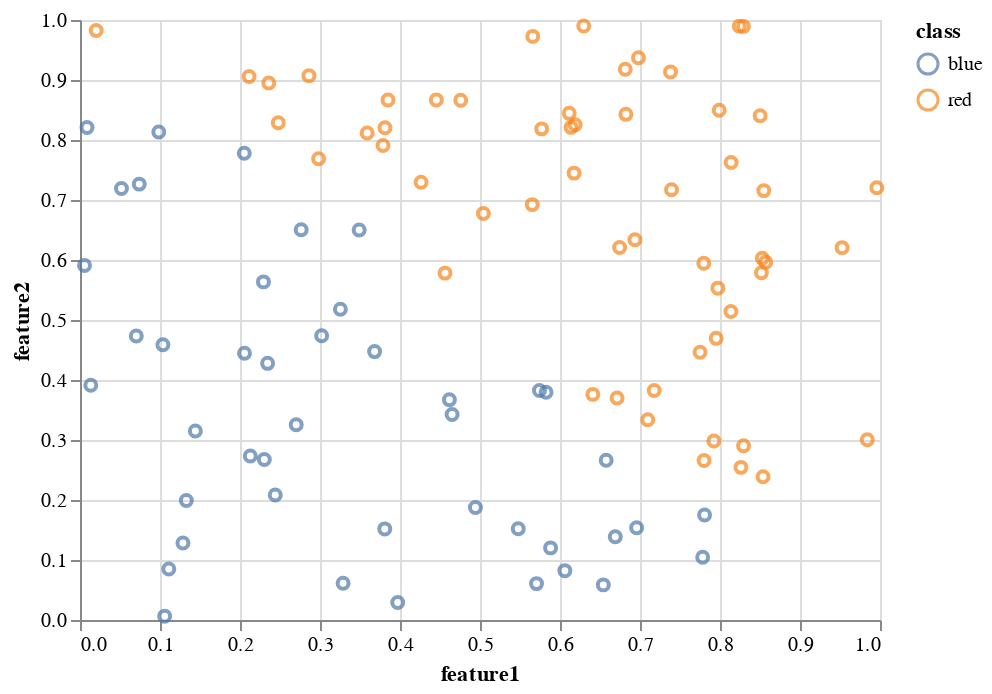

The cell this chart's notebook holds for it:
### Markdown cell above
A point graph allows us to see our problem clearly. We need to separate the Reds from the Blues.

### Code cell
chart = (alt.Chart(df_train)
    .mark_point()
    .encode(
        x = "feature1",
        y = "feature2",
        color = "class"
    ))
chart

### Figure 1 — Vega-Lite specification as saved in the notebook (floating-point values rounded to 4 significant figures)
{"config": {"view": {"continuousWidth": 400, "continuousHeight": 300}}, "data": {"name": "data-d0d5a1b468d05e5765d29b34353f0ed2"}, "mark": "point", "encoding": {"color": {"type": "nominal", "field": "class"}, "x": {"type": "quantitative", "field": "feature1"}, "y": {"type": "quantitative", "field": "feature2"}}, "$schema": "https://vega.github.io/schema/vega-lite/v4.8.1.json", "datasets": {"data-d0d5a1b468d05e5765d29b34353f0ed2": [{"class": "blue", "split": "train", "feature1": 0.3682, "feature2": 0.4474}, {"class": "blue", "split": "train", "feature1": 0.5743, "feature2": 0.3824}, {"class": "red", "split": "train", "feature1": 0.799, "feature2": 0.8496}, {"class": "blue", "split": "train", "feature1": 0.7783, "feature2": 0.1046}, {"class": "red", "split": "train", "feature1": 0.8242, "feature2": 0.9898}, {"class": "blue", "split": "train", "feature1": 0.6542, "feature2": 0.05853}, {"class": "red", "split": "train", "feature1": 0.4563, "feature2": 0.5782}, {"class": "red", "split": "train", "feature1": 0.996, "feature2": 0.7204}, {"class": "red", "split": "train", "feature1": 0.6745, "feature2": 0.6208}, {"class": "blue", "split": "train", "feature1": 0.111, "feature2": 0.08504}, {"class": "red", "split": "train", "feature1": 0.6713, "feature2": 0.3701}, {"class": "blue", "split": "train", "feature1": 0.2765, "feature2": 0.6505}, {"class": "blue", "split": "train", "feature1": 0.2053, "feature2": 0.7779}, {"class": "red", "split": "train", "feature1": 0.6816, "feature2": 0.9179}, {"class": "blue", "split": "train", "feature1": 0.2441, "feature2": 0.2083}, {"class": "blue", "split": "train", "feature1": 0.05184, "feature2": 0.7192}, {"class": "blue", "split": "train", "feature1": 0.349, "feature2": 0.65}, {"class": "red", "split": "train", "feature1": 0.8139, "feature2": 0.7626}, {"class": "red", "split": "train", "feature1": 0.359, "feature2": 0.8118}, {"class": "blue", "split": "train", "feature1": 0.2703, "feature2": 0.3255}, {"class": "red", "split": "train", "feature1": 0.641, "feature2": 0.376}, {"class": "blue", "split": "train", "feature1": 0.5882, "feature2": 0.1202}, {"class": "blue", "split": "train", "feature1": 0.1036, "feature2": 0.4586}, {"class": "red", "split": "train", "feature1": 0.6981, "feature2": 0.937}, {"class": "blue", "split": "train", "feature1": 0.5478, "feature2": 0.1521}, {"class": "red", "split": "train", "feature1": 0.6176, "feature2": 0.7448}, {"class": "red", "split": "train", "feature1": 0.02023, "feature2": 0.9825}, {"class": "blue", "split": "train", "feature1": 0.2293, "feature2": 0.5635}, {"class": "red", "split": "train", "feature1": 0.7381, "feature2": 0.9135}, {"class": "blue", "split": "train", "feature1": 0.7807, "feature2": 0.1751}, {"class": "blue", "split": "train", "feature1": 0.4618, "feature2": 0.3672}, {"class": "blue", "split": "train", "feature1": 0.2129, "feature2": 0.2732}, {"class": "red", "split": "train", "feature1": 0.5771, "feature2": 0.8186}, {"class": "red", "split": "train", "feature1": 0.6937, "feature2": 0.6336}, {"class": "blue", "split": "train", "feature1": 0.6958, "feature2": 0.1537}, {"class": "red", "split": "train", "feature1": 0.7394, "feature2": 0.7172}, {"class": "red", "split": "train", "feature1": 0.8571, "feature2": 0.5964}, {"class": "red", "split": "train", "feature1": 0.8528, "feature2": 0.6029}, {"class": "blue", "split": "train", "feature1": 0.4651, "feature2": 0.3425}, {"class": "red", "split": "train", "feature1": 0.5653, "feature2": 0.6923}, {"class": "blue", "split": "train", "feature1": 0.07409, "feature2": 0.7265}, {"class": "red", "split": "train", "feature1": 0.8538, "feature2": 0.2386}, {"class": "red", "split": "train", "feature1": 0.7177, "feature2": 0.3824}, {"class": "red", "split": "train", "feature1": 0.9526, "feature2": 0.6206}, {"class": "blue", "split": "train", "feature1": 0.07035, "feature2": 0.4732}, {"class": "blue", "split": "train", "feature1": 0.2056, "feature2": 0.4445}, {"class": "red", "split": "train", "feature1": 0.7751, "feature2": 0.4462}, {"class": "red", "split": "train", "feature1": 0.8518, "feature2": 0.5788}, {"class": "red", "split": "train", "feature1": 0.8293, "feature2": 0.9894}, {"class": "red", "split": "train", "feature1": 0.3788, "feature2": 0.791}, {"class": "red", "split": "train", "feature1": 0.8136, "feature2": 0.5141}, {"class": "red", "split": "train", "feature1": 0.7801, "feature2": 0.2658}, {"class": "red", "split": "train", "feature1": 0.5042, "feature2": 0.6776}, {"class": "red", "split": "train", "feature1": 0.4454, "feature2": 0.8668}, {"class": "blue", "split": "train", "feature1": 0.6691, "feature2": 0.1388}, {"class": "blue", "split": "train", "feature1": 0.1287, "feature2": 0.1285}, {"class": "red", "split": "train", "feature1": 0.7973, "feature2": 0.5531}, {"class": "blue", "split": "train", "feature1": 0.09847, "feature2": 0.8134}, {"class": "red", "split": "train", "feature1": 0.7797, "feature2": 0.5947}, {"class": "blue", "split": "train", "feature1": 0.3809, "feature2": 0.1518}, {"class": "red", "split": "train", "feature1": 0.8547, "feature2": 0.7156}, {"class": "red", "split": "train", "feature1": 0.9841, "feature2": 0.3005}, {"class": "blue", "split": "train", "feature1": 0.1058, "feature2": 0.006402}, {"class": "red", "split": "train", "feature1": 0.8294, "feature2": 0.2903}, {"class": "red", "split": "train", "feature1": 0.7097, "feature2": 0.3337}, {"class": "red", "split": "train", "feature1": 0.6297, "feature2": 0.9901}, {"class": "red", "split": "train", "feature1": 0.7952, "feature2": 0.4694}, {"class": "red", "split": "train", "feature1": 0.2114, "feature2": 0.9059}, {"class": "blue", "split": "train", "feature1": 0.005639, "feature2": 0.591}, {"class": "blue", "split": "train", "feature1": 0.2304, "feature2": 0.2674}, {"class": "red", "split": "train", "feature1": 0.2862, "feature2": 0.9072}, {"class": "red", "split": "train", "feature1": 0.236, "feature2": 0.8949}, {"class": "red", "split": "train", "feature1": 0.2983, "feature2": 0.7687}, {"class": "red", "split": "train", "feature1": 0.5659, "feature2": 0.9727}, {"class": "blue", "split": "train", "feature1": 0.6577, "feature2": 0.2661}, {"class": "blue", "split": "train", "feature1": 0.5706, "feature2": 0.06063}, {"class": "blue", "split": "train", "feature1": 0.606, "feature2": 0.08224}, {"class": "red", "split": "train", "feature1": 0.8262, "feature2": 0.2544}, {"class": "red", "split": "train", "feature1": 0.6189, "feature2": 0.8255}, {"class": "red", "split": "train", "feature1": 0.6138, "feature2": 0.8211}, {"class": "red", "split": "train", "feature1": 0.6116, "feature2": 0.8444}, {"class": "red", "split": "train", "feature1": 0.4759, "feature2": 0.8662}, {"class": "blue", "split": "train", "feature1": 0.3971, "feature2": 0.02931}, {"class": "blue", "split": "train", "feature1": 0.1442, "feature2": 0.315}, {"class": "blue", "split": "train", "feature1": 0.5826, "feature2": 0.3796}, {"class": "blue", "split": "train", "feature1": 0.2345, "feature2": 0.4277}, {"class": "red", "split": "train", "feature1": 0.6823, "feature2": 0.8428}, {"class": "blue", "split": "train", "feature1": 0.0135, "feature2": 0.3912}, {"class": "blue", "split": "train", "feature1": 0.4943, "feature2": 0.1875}, {"class": "blue", "split": "train", "feature1": 0.008776, "feature2": 0.8209}, {"class": "blue", "split": "train", "feature1": 0.3021, "feature2": 0.4738}, {"class": "red", "split": "train", "feature1": 0.4264, "feature2": 0.7296}, {"class": "red", "split": "train", "feature1": 0.3812, "feature2": 0.8203}, {"class": "blue", "split": "train", "feature1": 0.1329, "feature2": 0.1991}, {"class": "red", "split": "train", "feature1": 0.2479, "feature2": 0.8286}, {"class": "blue", "split": "train", "feature1": 0.3255, "feature2": 0.5178}, {"class": "blue", "split": "train", "feature1": 0.3289, "feature2": 0.06124}, {"class": "red", "split": "train", "feature1": 0.7924, "feature2": 0.2983}, {"class": "red", "split": "train", "feature1": 0.8502, "feature2": 0.8405}, {"class": "red", "split": "train", "feature1": 0.385, "feature2": 0.8667}]}}
